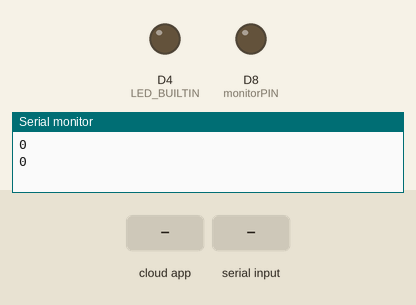
This sketch was run on a simulated ESP8266 (NodeMCU). Shown: output pins drawn as LEDs (lit = HIGH, except the on-board LED, lit = LOW), the last lines printed to the serial monitor. Dashed ring = blinking. The test bench sets the inputs (shaded band). WiFi joins after 1.5 s; servers stay silent unless stated.

Above: at 2.7 s.
2.8 s: the phone or cloud app sets spot_monitoring to 1
At 3.9 s:
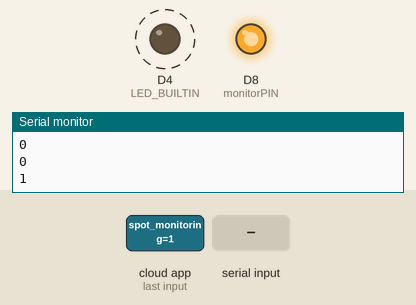
6.8 s: "1" received over Serial
At 8.2 s:
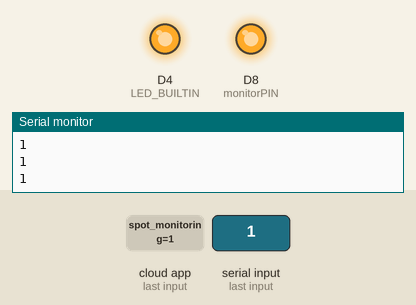
10.3 s: the phone or cloud app sets spot_monitoring to 0
At 11.4 s:
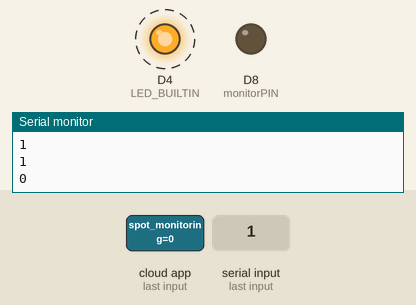
Timing chart, 0 to 20.3 s (numbered marks = the images above; inputs shaded):
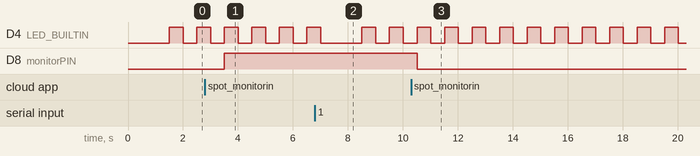

The sketch:

ESP8266.ino
```cpp
#include "arduino_secrets.h"
// ArduinoJson - Version: 7.0.4
#include <ArduinoJson.h>

/*
  Sketch generated by the Arduino IoT Cloud Thing "Untitled"
  https://create.arduino.cc/cloud/things/a7f50502-67d2-4575-8994-0015a28753dd

  Arduino IoT Cloud Variables description

  The following variables are automatically generated and updated when changes are made to the Thing

  int spots_available;
  bool spot_monitoring;

  Variables which are marked as READ/WRITE in the Cloud Thing will also have functions
  which are called when their values are changed from the Dashboard.
  These functions are generated with the Thing and added at the end of this sketch.
*/

#include "thingProperties.h"

int monitorPIN = D8;

///// Arduino to ESP8266 /////
StaticJsonDocument<1024> doc;

void setup() {
  ///////////////////////
  ///// Cloud Setup /////
  ///////////////////////
  // Initialize serial and wait for port to open:
  Serial.begin(9600);
  // This delay gives the chance to wait for a Serial Monitor without blocking if none is found
  delay(1500);

  // Defined in thingProperties.h
  initProperties();

  // Connect to Arduino IoT Cloud
  ArduinoCloud.begin(ArduinoIoTPreferredConnection);

  /*
     The following function allows you to obtain more information
     related to the state of network and IoT Cloud connection and errors
     the higher number the more granular information you’ll get.
     The default is 0 (only errors).
     Maximum is 4
 */
  setDebugMessageLevel(2);
  ArduinoCloud.printDebugInfo();

  ///////////////////////
  /////  Our Setup  /////
  ///////////////////////

  pinMode(LED_BUILTIN, OUTPUT);
  setup_spot_monitoring();
}

void loop() {
  ArduinoCloud.update();
  // Your code here

  if (Serial.available() > 0){
    DeserializationError error = deserializeJson(doc, Serial);

    if (error) {
      Serial.print("deserializeJson() failed: ");
      Serial.println(error.c_str());
    }
    else {
      updateData();
    // Just printing for troubleshooting
      printData();
    }
  }

  updateSpotMonitoring();
  Serial.println(spot_monitoring);    // Printing for troubleshooting
  flashLED();
}


/*
  Since these variables are READ_WRITE variable, each function below is
  executed every time a new value is received from IoT Cloud.
*/
void onSpotsAvailableChange()  {
  // Add your code here to act upon SpotsAvailable change
}
void onSpotMonitoringChange()  {
  // Add your code here to act upon SpotMonitoring change
}
void onRedChange()  {
  // Add your code here to act upon SpotMonitoring change
}
void onGreenChange()  {
  // Add your code here to act upon SpotMonitoring change
}
void onBlueChange()  {
  // Add your code here to act upon SpotMonitoring change
}
```

arduino_secrets.h
```cpp
#define SECRET_SSID "[WifiNetwork]"
#define SECRET_OPTIONAL_PASS "[WifiPassword]"
#define SECRET_DEVICE_KEY "[SecretKey]"
```

funcs.ino
```cpp
void setup_spot_monitoring(){
  spots_available = 0;
  spot_monitoring = false;
  pinMode(monitorPIN, OUTPUT);
  digitalWrite(monitorPIN, LOW);
}

void updateSpotMonitoring(){
  if (spot_monitoring){
    digitalWrite(monitorPIN, HIGH);
  }
  else{
    digitalWrite(monitorPIN, LOW);
  }
}

void updateData(){
  spots_available = doc["spaces"];
  red = doc["red"];
  green = doc["green"];
  blue = doc["blue"];
}

void printData(){
  Serial.print("Spots available: ");
  Serial.println(spots_available);
}

void flashLED(){
  digitalWrite(LED_BUILTIN, HIGH);
  delay(500);
  digitalWrite(LED_BUILTIN, LOW);
  delay(500);
}
```

thingProperties.h
```cpp
// Code generated by Arduino IoT Cloud, DO NOT EDIT.

#include <ArduinoIoTCloud.h>
#include <Arduino_ConnectionHandler.h>

const char DEVICE_LOGIN_NAME[]  = "[DeviceID]";

const char SSID[]               = SECRET_SSID;    // Network SSID (name)
const char PASS[]               = SECRET_OPTIONAL_PASS;    // Network password (use for WPA, or use as key for WEP)
const char DEVICE_KEY[]  = SECRET_DEVICE_KEY;    // Secret device password

void onSpotsAvailableChange();
void onSpotMonitoringChange();
void onRedChange();
void onGreenChange();
void onBlueChange();

int spots_available;
bool spot_monitoring;
int red, green, blue;

void initProperties(){

  ArduinoCloud.setBoardId(DEVICE_LOGIN_NAME);
  ArduinoCloud.setSecretDeviceKey(DEVICE_KEY);
  ArduinoCloud.addProperty(spots_available, READWRITE, ON_CHANGE, onSpotsAvailableChange);
  ArduinoCloud.addProperty(spot_monitoring, READWRITE, ON_CHANGE, onSpotMonitoringChange);
  ArduinoCloud.addProperty(red, READWRITE, ON_CHANGE, onRedChange);
  ArduinoCloud.addProperty(green, READWRITE, ON_CHANGE, onGreenChange);
  ArduinoCloud.addProperty(blue, READWRITE, ON_CHANGE, onBlueChange);

}

WiFiConnectionHandler ArduinoIoTPreferredConnection(SSID, PASS);
```

Measured:
- after the input at 2.8 s, D8 (monitorPIN): LOW → HIGH after 0.70 s
- after the input at 10.3 s, D8 (monitorPIN): HIGH → LOW after 0.21 s
- by itself, D4 (LED_BUILTIN): alternates HIGH for 0.50 s and LOW for 0.50 s
